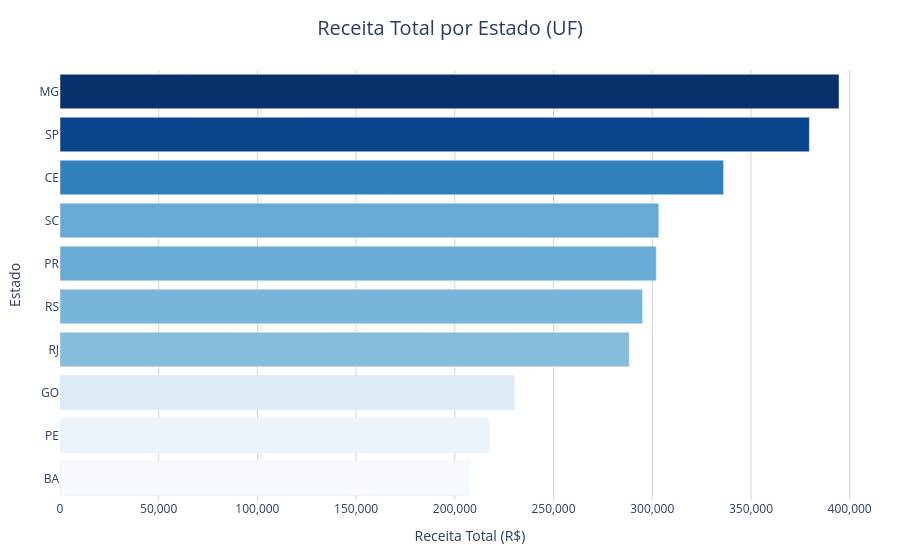

Notebook source saved alongside this figure:
### Markdown cell above
## 14. Desafio extra (opcional)

Crie mais um gráfico interativo à sua escolha, desde que ele responda uma pergunta real. Exemplos:
- receita por UF (barras)
- preço unitário ao longo do tempo (linhas)
- desconto vs. quantidade (dispersão)
- receita por categoria (barras horizontais)

Mas atenção:
- use hover com intenção
- teste zoom se fizer sentido
- escreva interpretação final

### Code cell
# Desafio extra: Receita por UF — barras horizontais com hover enriquecido

df_uf = (
    df.groupby('uf', as_index=False)
    .agg(receita=('receita', 'sum'), quantidade=('quantidade', 'sum'), lucro=('lucro', 'sum'))
    .sort_values('receita', ascending=True)
)

fig_bar_receita_uf = px.bar(
    data_frame=df_uf,
    x='receita',
    y='uf',
    orientation='h',
    color='receita',
    color_continuous_scale='Blues',
    title='Receita Total por Estado (UF)',
    labels={'uf': 'Estado', 'receita': 'Receita Total (R$)', 'quantidade': 'Qtd. Pedidos', 'lucro': 'Lucro Total (R$)'},
    hover_data={'quantidade': ':,.0f', 'lucro': ':,.2f', 'receita': ':,.2f'},
)

fig_bar_receita_uf.update_layout(
    title=dict(x=0.5, xanchor='center', font=dict(size=20)),
    xaxis_title='Receita Total (R$)',
    yaxis_title='Estado',
    xaxis_tickformat=',.0f',
    coloraxis_showscale=False,
    plot_bgcolor='white',
    xaxis=dict(gridcolor='lightgrey'),
    yaxis=dict(showgrid=False),
    margin=dict(l=60, r=20, t=70, b=60),
)

fig_bar_receita_uf.show()

### Figure 1 — Plotly figure (JSON) as saved in the notebook; plotly's stock layout.template omitted (floating-point values rounded to 4 significant figures)
{"data": [{"customdata": [[177.0, 52870.0], [186.0, 48080.0], [207.0, 56900.0], [237.0, 71740.0], [250.0, 68540.0], [189.0, 73400.0], [215.0, 68910.0], [213.0, 80640.0], [264.0, 84900.0], [261.0, 90060.0]], "hovertemplate": "Receita Total (R$)=%{marker.color:,.2f}<br>Estado=%{y}<br>Qtd. Pedidos=%{customdata[0]:,.0f}<br>Lucro Total (R$)=%{customdata[1]:,.2f}<extra></extra>", "legendgroup": "", "marker": {"color": [206900.0, 217200.0, 230200.0, 288300.0, 295000.0, 302000.0, 303300.0, 336100.0, 379600.0, 394600.0], "coloraxis": "coloraxis", "pattern": {"shape": ""}}, "name": "", "orientation": "h", "showlegend": false, "textposition": "auto", "type": "bar", "x": [206900.0, 217200.0, 230200.0, 288300.0, 295000.0, 302000.0, 303300.0, 336100.0, 379600.0, 394600.0], "xaxis": "x", "y": ["BA", "PE", "GO", "RJ", "RS", "PR", "SC", "CE", "SP", "MG"], "yaxis": "y"}], "layout": {"barmode": "relative", "coloraxis": {"colorbar": {"title": {"text": "Receita Total (R$)"}}, "colorscale": [[0, "rgb(247,251,255)"], [0.125, "rgb(222,235,247)"], [0.25, "rgb(198,219,239)"], [0.375, "rgb(158,202,225)"], [0.5, "rgb(107,174,214)"], [0.625, "rgb(66,146,198)"], [0.75, "rgb(33,113,181)"], [0.875, "rgb(8,81,156)"], [1, "rgb(8,48,107)"]], "showscale": false}, "legend": {"tracegroupgap": 0}, "margin": {"b": 60, "l": 60, "r": 20, "t": 70}, "plot_bgcolor": "white", "title": {"font": {"size": 20}, "text": "Receita Total por Estado (UF)", "x": 0.5, "xanchor": "center"}, "xaxis": {"anchor": "y", "domain": [0, 1], "gridcolor": "lightgrey", "tickformat": ",.0f", "title": {"text": "Receita Total (R$)"}}, "yaxis": {"anchor": "x", "domain": [0, 1], "showgrid": false, "title": {"text": "Estado"}}}}
